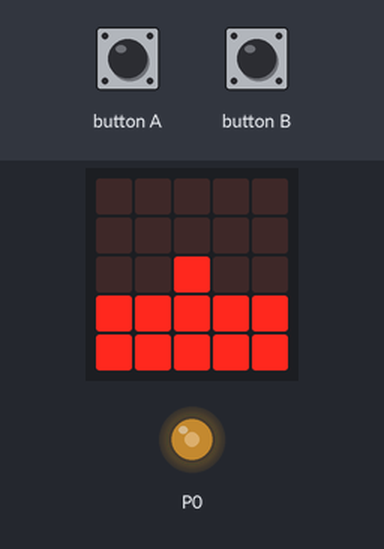
Simulated run of this program. Board: BBC micro:bit running MicroPython. Parts: the board's 5×5 LED display, output pins drawn as LEDs (lit = HIGH). Inputs (shaded band) come from the test bench.

Above: at 1.2 s.
1.3 s: button B pressed for 0.15 s
At 2.0 s:
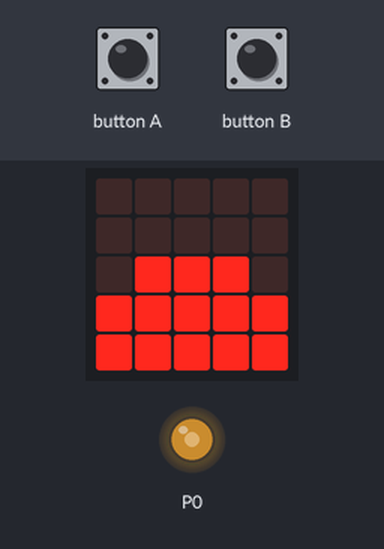
2.9 s: button B pressed for 1 s
At 3.2 s:
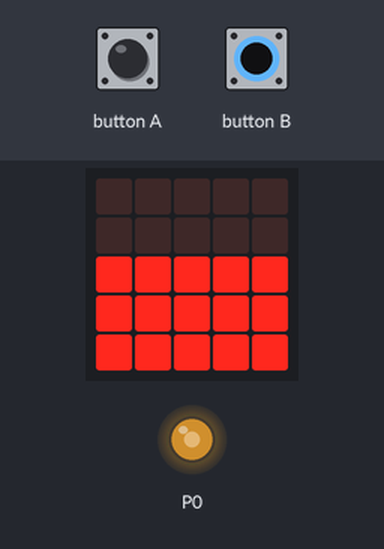
5.4 s: button B pressed for 0.15 s
At 6.3 s:
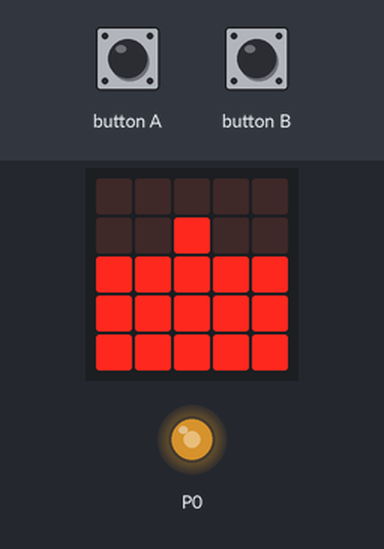
7.0 s: button A pressed for 0.15 s
At 7.3 s:
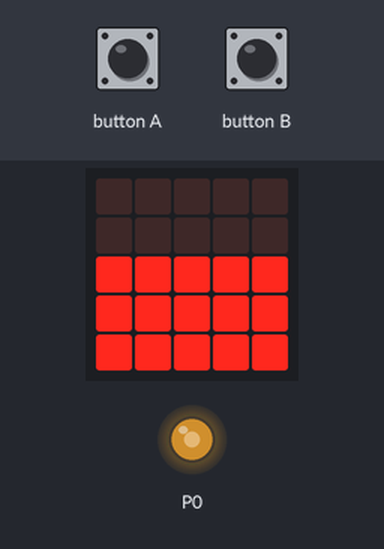
8.6 s: button A pressed for 1 s
At 10.0 s:
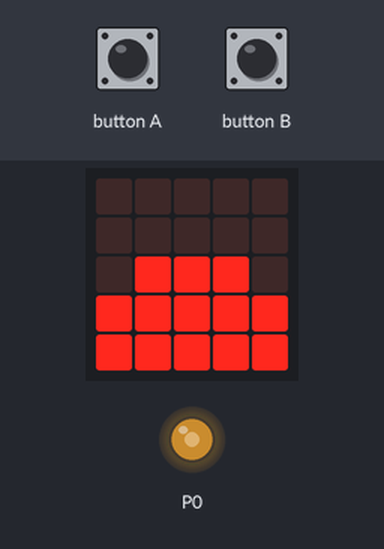
11.1 s: button B pressed 5 times (0.12 s each, 0.3 s apart)
At 12.8 s:
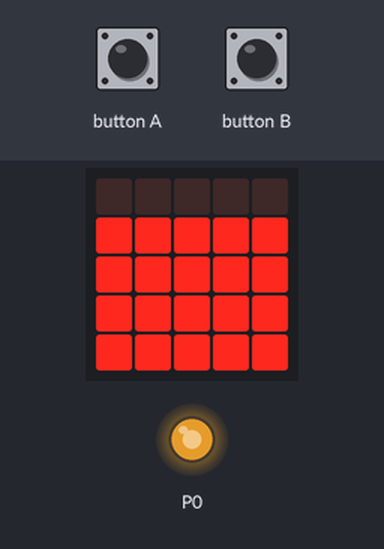
Timing chart, 0 to 14.3 s (numbered marks = the images above; inputs shaded):
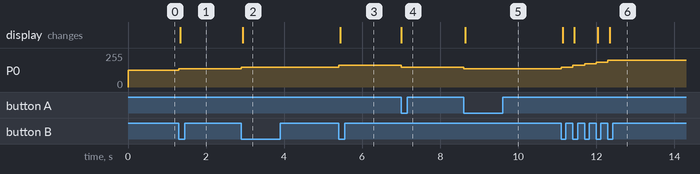

The program:

pwm.py
```python
#!/usr/bin/env python3
# -*- coding:UTF-8 -*-

from microbit import *

# PWM start with ~50%
pwm = 500

# Send analod signal to the P0 port
pin0.write_analog(pwm)

# Bar graph Dictionary
bar_graph = {0:Image("00000:00000:00000:00000:00000"),
             1:Image("00000:00000:00000:00000:00900"),
             2:Image("00000:00000:00000:00000:09990"),
             3:Image("00000:00000:00000:00000:99999"),
             4:Image("00000:00000:00000:00900:99999"),
             5:Image("00000:00000:00000:09990:99999"),
             6:Image("00000:00000:00000:99999:99999"),
             7:Image("00000:00000:00900:99999:99999"),
             8:Image("00000:00000:09990:99999:99999"),
             9:Image("00000:00000:99999:99999:99999"),
             10:Image("00000:00900:99999:99999:99999"),
             11:Image("00000:09990:99999:99999:99999"),
             12:Image("00000:99999:99999:99999:99999"),
             13:Image("00900:99999:99999:99999:99999"),
             14:Image("09990:99999:99999:99999:99999"),
             15:Image("99999:99999:99999:99999:99999")}

# This is handle the A and the B button
while True:
    if button_a.get_presses():
        pwm -= 50
        if pwm <= 0:
            pwm = 0
            pin0.write_analog(pwm)
        else:
            pin0.write_analog(pwm)

    elif button_b.get_presses():
        pwm += 50
        if pwm >= 1023:
            pwm = 1023
            pin0.write_analog(pwm)
        else:
            pin0.write_analog(pwm)

    blist_Value = ((pwm * 16) // 1024) # Scales the analog signal to the bar graph
    display.show(bar_graph[blist_Value])
```

Measured:
- after the input at 1.3 s, P0: 125/255 → 137/255 at once; the display: changes at once (image 1)
- after the input at 2.9 s, P0: 137/255 → 150/255 at once; the display: changes at once (image 2)
- after the input at 5.4 s, P0: 150/255 → 162/255 at once; the display: changes at once (image 3)
- after the input at 7.0 s, P0: 162/255 → 150/255 at once; the display: changes at once (image 4)
- after the input at 8.6 s, P0: 150/255 → 137/255 at once; the display: changes at once (image 5)
- after the input at 11.1 s, P0: moves from 137/255 to 199/255 over 1.2 s, starting at once; the display: first changes at once (image 6 shows a later state)
